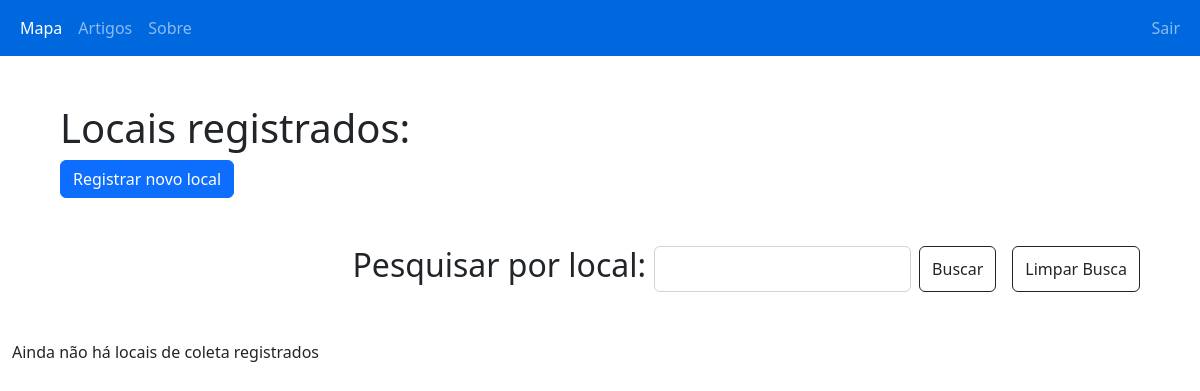
The app's page /php/locais.php?busca=AV GENERAL LOPES DE OLIVEIRA (signed in), older data.
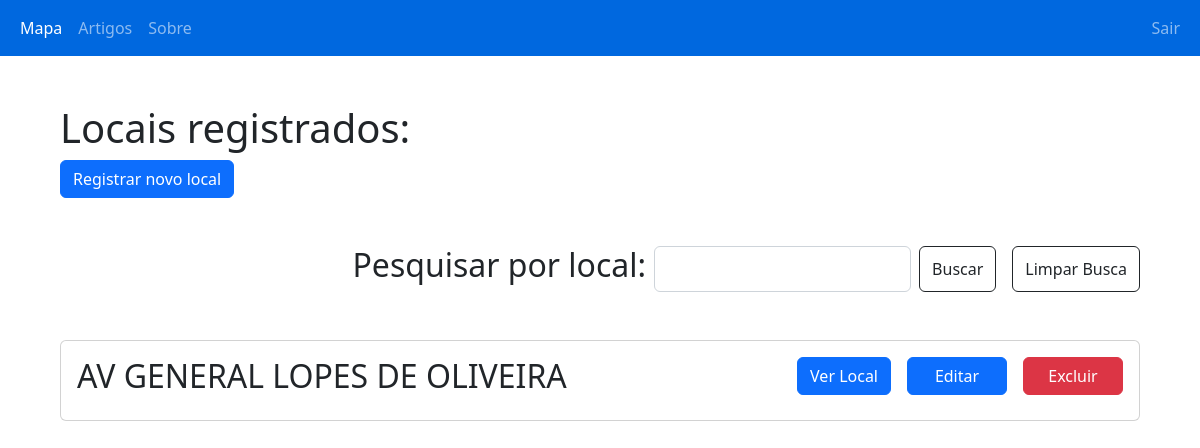
The same page, newer data.
### tables this page shows
CREATE TABLE `local` (
  `idLocal` int NOT NULL AUTO_INCREMENT,
  `ponto` bigint NOT NULL,
  `idCriador` int NOT NULL,
  `idEditor` int NOT NULL,
  `nome` varchar(150) NOT NULL,
  `lat` varchar(30) NOT NULL,
  `lng` varchar(30) NOT NULL,
  `tipo` varchar(100) DEFAULT NULL,
  `foto` varchar(1000) DEFAULT NULL,
  PRIMARY KEY (`idLocal`)
);

### php/locais.php (the view, shortened to what this page needs)
<!DOCTYPE html>
<html lang="pt-br">
<head>
    <link rel="stylesheet" href="../style/style.css">
    <link href="https://cdn.jsdelivr.net/npm/bootstrap@5.2.2/dist/css/bootstrap.min.css" rel="stylesheet">
    <link rel="stylesheet" href="https://unpkg.com/leaflet@1.9.2/dist/leaflet.css"integrity="sha256-sA+zWATbFveLLNqWO2gtiw3HL/lh1giY/Inf1BJ0z14="crossorigin=""/>
</head>
<body>
    <?php
        include_once "link.php";
        include_once "navbarL.php";
            ?>
            <?php
        $pesquisa = $_GET['busca'];
    ?>
    <div class='container-fluid'>
        <div class='row'>
            <div class='mt-5'>
                    <div class="ms-5">
                        <h1>Locais registrados:</h1>
                        <a class='btn btn-primary' href='criarlocal.php'>Registrar novo local</a>
                    </div>
                    <div class='d-flex justify-content-end my-5'>
                        <h2 class="me-2">Pesquisar por local:</h2>
                        <form action="locais.php" method="get" class="d-flex">
                            <input type="text" name="busca" class="form-control">
                            <button type="submit" class="btn btn-outline-dark ms-2">Buscar</button>
                        </form>
                        <form action="locais.php" method="get" class="d-flex ms-2 me-5">
                            <button type="submit" class="btn btn-outline-dark ms-2">Limpar Busca</button>
                        </form>
                    </div>
    <?php
        if(isset($pesquisa)){
            $busca = mysqli_query($link,"SELECT * FROM LOCAL WHERE nome LIKE '%" . mysqli_real_escape_string($link, $pesquisa) . "%'");
        }else{
            $busca = mysqli_query($link,"SELECT * FROM LOCAL");
        }
        if (isset($busca) && mysqli_num_rows($busca) > 0) {
            ?>
                <div class='overflow-auto scroll mx-5 mt-5' style="max-height: 650px">
            <?php
            while ($puxa = mysqli_fetch_assoc($busca)) {?>
                <div class='card mb-1'>
                    <div class='card-body d-flex justify-content-between'>
                        <h2> <?php echo $puxa['nome'] ?> </h2>
                        <div class='d-flex justify-content-end'>
                            <form action="local.php" method="get" class='me-3'>
                                <button type="submit" class="btn btn-primary">Ver Local</button>
                            </form>
                            <form action="editarlocal.php" method="get" class='me-3'>
                                <button type="submit" class="btn btn-primary" style='width: 100px;'>Editar</button>
                            </form>
                            <form action="excluirlocal.php" method="post">
                                <button type="submit" class="btn btn-danger" style='width: 100px;' onclick="return confirm('Você deseja excluir este local?\nTodas as amostras ligadas a este local tambem serão excluidas');">Excluir</button>
                            </form>
                        </div>
                    </div>
                </div>
            <?php
                }
            ?>
                </div>
            <?php
        }else{?>
        <p> Ainda não há locais de coleta registrados </p>
        <?php }
    ?>
</body>

Row changes from the older to the newer data that the page shows:
added local: nome "AV GENERAL LOPES DE OLIVEIRA"
Text that changed along with them:
text no longer shown: "Ainda não há locais de coleta registrados"
